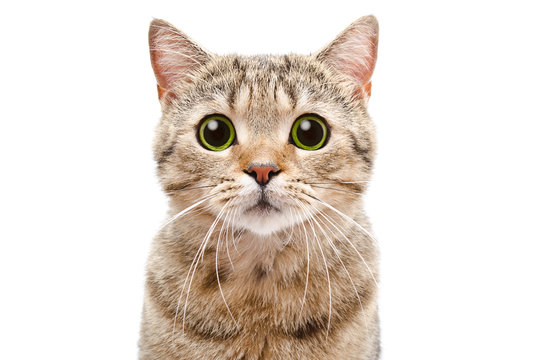
#> input picture cat.jpg, 543 x 360 px, given in place of the camera
$ python colorDetector_jaehyuk.py
#> lines starting #> are read from the running program, lines starting #| are printed output that depends on the picture; after the words box and inside, x2 and y2 are one past the last pixel; in counts of white or black regions, pixels touching at a corner belong together
import cv2
import numpy as np
def nothing(x):
    pass

# 카메라 로드
cap = cv2.VideoCapture(0)
cv2.namedWindow('Color Detector',cv2.WINDOW_NORMAL)
# Trackbar를 생성하여 'Lower'와 'Upper' 범위 설정
cv2.createTrackbar('Low H', 'Color Detector', 0, 179, nothing)
#> slider 'Low H' is set to 35
cv2.createTrackbar('High H', 'Color Detector', 0, 179, nothing)
#> slider 'High H' is set to 179
cv2.createTrackbar('Low S', 'Color Detector', 0, 250, nothing)
#> slider 'Low S' is set to 50
cv2.createTrackbar('High S', 'Color Detector', 0, 250, nothing)
#> slider 'High S' is set to 250
cv2.createTrackbar('Low V', 'Color Detector', 0, 250, nothing)
#> slider 'Low V' is set to 50
cv2.createTrackbar('High V', 'Color Detector', 0, 250, nothing)
#> slider 'High V' is set to 250

while True:
    # 복사본 이미지 생성
    _,frame =cap.read()
#> frame is the input picture: shape (360, 543, 3); mean B, G, R 210.6, 219.2, 229
    # 트랙바에서 현재 값 얻기
    low_h = cv2.getTrackbarPos('Low H', 'Color Detector')
    high_h = cv2.getTrackbarPos('High H', 'Color Detector')
    low_s = cv2.getTrackbarPos('Low S', 'Color Detector')
    high_s = cv2.getTrackbarPos('High S', 'Color Detector')
    low_v = cv2.getTrackbarPos('Low V', 'Color Detector')
    high_v = cv2.getTrackbarPos('High V', 'Color Detector')

    # HSV 색상 공간으로 이미지 변환
    img_hsv = cv2.cvtColor(frame, cv2.COLOR_BGR2LUV)
#> img_hsv: shape (360, 543, 3); mean of channels 0, 1, 2 223.2, 101.1, 143.1

    # HSV에서의 lower/upper 임계값
    lower_color = np.array([low_h, low_s, low_v])
    upper_color = np.array([high_h, high_s, high_v])

    # lower/upper 임계값을 이용하여 마스크 생성
    mask = cv2.inRange(img_hsv, lower_color, upper_color)
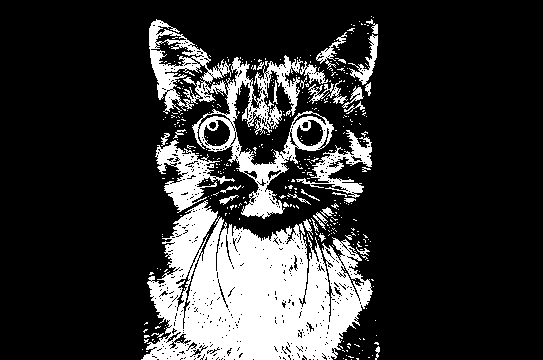
#> mask: shape (360, 543); 19.6% white; 385 white regions (350 under 20 px), largest, box (x1, y1, x2, y2) and area: (141, 200, 373, 360) 23079, (149, 19, 334, 219) 8216, (155, 140, 235, 213) 2036

    #노이즈 제거
    kernel = np.ones((5, 5), np.uint8)
    mask = cv2.morphologyEx(mask, cv2.MORPH_CLOSE, kernel)
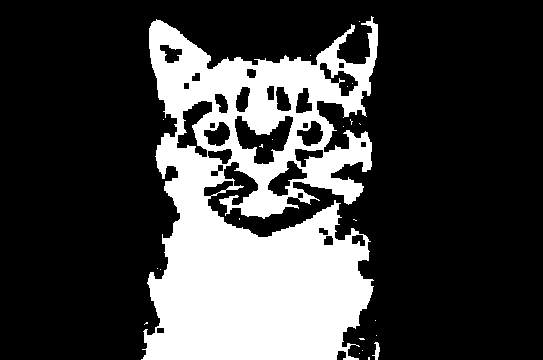
#> mask: shape (360, 543); 25.8% white; 23 white regions (21 under 20 px), largest, box (x1, y1, x2, y2) and area: (141, 16, 378, 360) 50255, (372, 342, 380, 360) 71
    mask = cv2.morphologyEx(mask, cv2.MORPH_OPEN, kernel)
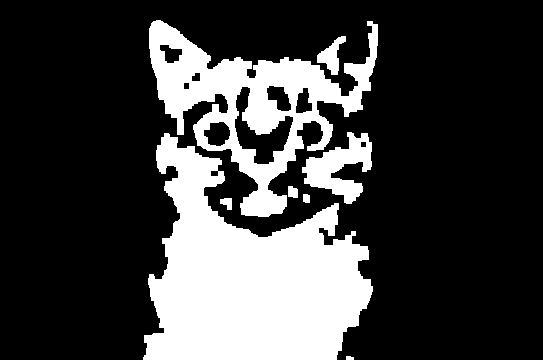
#> mask: shape (360, 543); 25.1% white; 8 white regions

    # 윤곽선 검출
    contours, _ = cv2.findContours(mask, cv2.RETR_EXTERNAL, cv2.CHAIN_APPROX_SIMPLE)
#> contours = 8 contours, 1 with area under 20; largest, box (x1, y1, x2, y2) and area: (143, 133, 373, 360) 29950, (149, 20, 378, 217) 17766, (302, 132, 372, 204) 2274, (317, 36, 346, 75) 452, (288, 186, 298, 198) 84, (220, 198, 232, 210) 80, (303, 194, 310, 203) 45
    if contours:
        max_contour = max(contours, key=cv2.contourArea)
#> max_contour = contour of 364 points, box (x1, y1, x2, y2) (143, 133, 373, 360), area 29950
        if cv2.contourArea(max_contour) > 100:
            cv2.drawContours(frame, [max_contour], -1, (0, 255,0), 2)
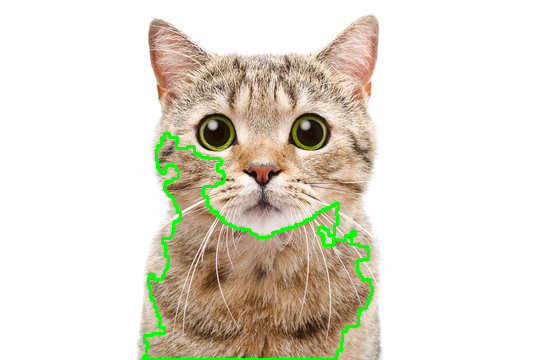
#> frame: shape (360, 543, 3); 1.78% of pixels changed, all inside (x1, y1, x2, y2) = (142, 132, 374, 360)

    # 원본 이미지에 마스크 적용
    result = cv2.bitwise_and(frame, frame, mask=mask)
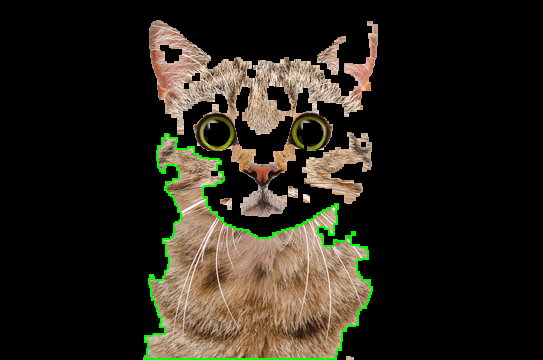
#> result: shape (360, 543, 3); mean B, G, R 26.6, 36.1, 40.3

    # 결과 표시
    cv2.imshow('Original Image', frame)
    cv2.imshow('Color Detector', result)

    # 키 입력 대기 (ESC를 누르면 종료)
    if cv2.waitKey(10) & 0xff== ord('q'):
#> (key q is pressed here)
        break
cap.release()
cv2.destroyAllWindows()

$ run again, on dog.jpg
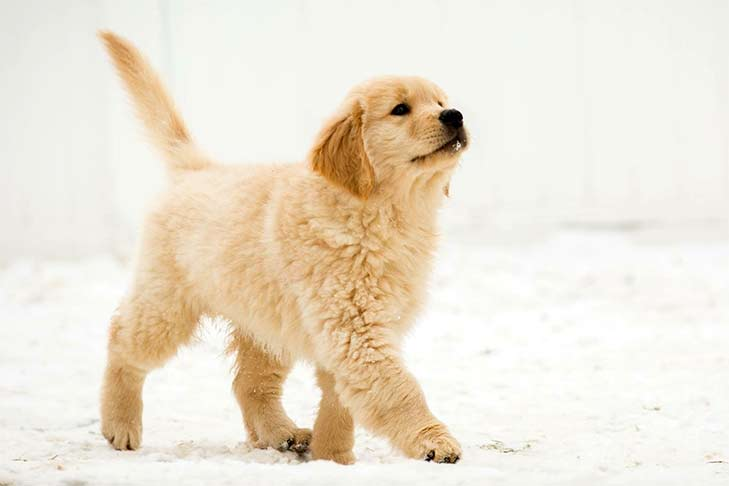
#> input picture dog.jpg, 729 x 486 px, given in place of the camera
#> frame is the input picture: shape (486, 729, 3); mean B, G, R 212.5, 228.2, 237.4
#> img_hsv: shape (486, 729, 3); mean of channels 0, 1, 2 231.5, 101.3, 148.2
#> `mask = cv2.morphologyEx(mask, cv2.MORPH_OPEN, kernel)`:
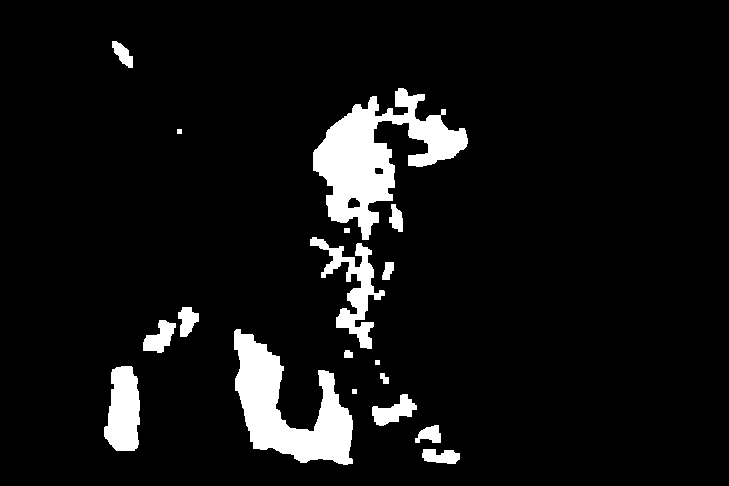
#> mask: shape (486, 729); 7.2% white; 18 white regions
#> contours = 18 contours, 3 with area under 20; largest, box (x1, y1, x2, y2) and area: (313, 88, 468, 240) 9128, (234, 329, 353, 465) 7412, (104, 366, 140, 451) 2277, (310, 237, 385, 349) 2248, (372, 394, 417, 426) 663
#> max_contour = contour of 297 points, box (x1, y1, x2, y2) (313, 88, 468, 240), area 9128
#> frame: shape (486, 729, 3); 0.8% of pixels changed, all inside (x1, y1, x2, y2) = (312, 87, 469, 241)
#> `result = cv2.bitwise_and(frame, frame, mask=mask)`:
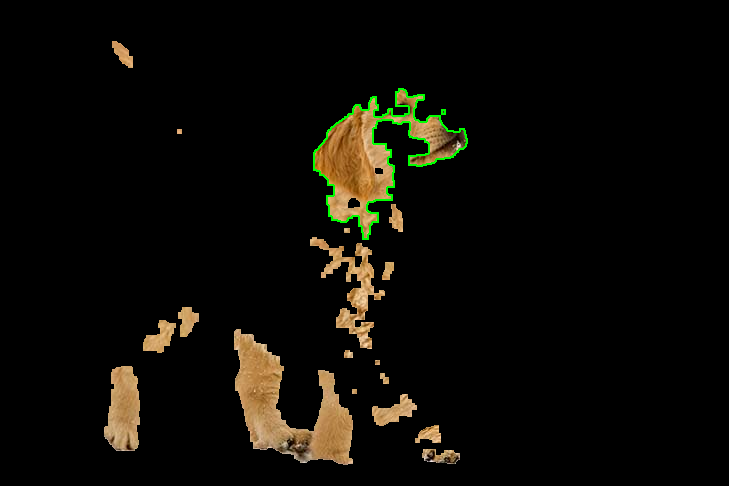
#> result: shape (486, 729, 3); mean B, G, R 5.7, 10.7, 12.4
